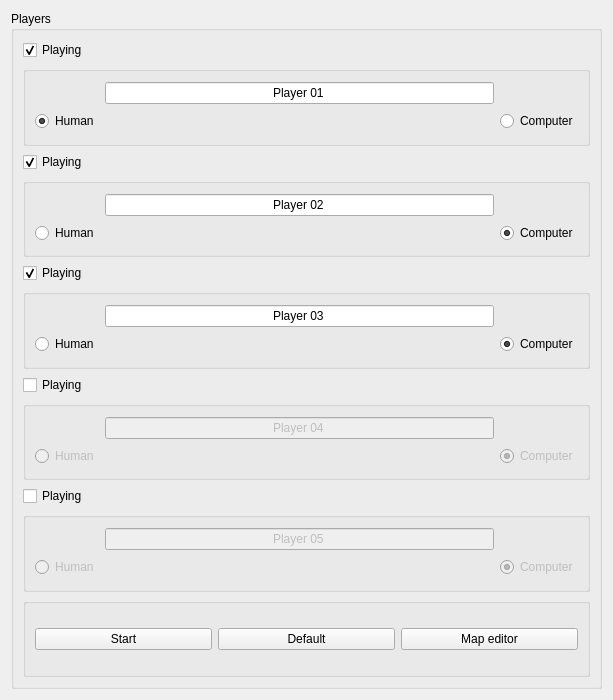
<?xml version="1.0" encoding="UTF-8"?>
<ui version="4.0">
 <class>gameStartWindow</class>
 <widget class="QWidget" name="gameStartWindow">
  <property name="geometry">
   <rect>
    <x>0</x>
    <y>0</y>
    <width>613</width>
    <height>700</height>
   </rect>
  </property>
  <property name="windowTitle">
   <string>Form</string>
  </property>
  <layout class="QHBoxLayout" name="horizontalLayout">
   <item>
    <widget class="QGroupBox" name="groupBox">
     <property name="title">
      <string>Players</string>
     </property>
     <layout class="QVBoxLayout" name="verticalLayout">
      <item>
       <widget class="QCheckBox" name="Player1Active">
        <property name="text">
         <string>Playing</string>
        </property>
        <property name="checked">
         <bool>true</bool>
        </property>
       </widget>
      </item>
      <item>
       <widget class="QGroupBox" name="groupBox_1">
        <property name="title">
         <string/>
        </property>
        <layout class="QGridLayout" name="gridLayout_2">
         <item row="2" column="2">
          <widget class="QRadioButton" name="playerComputer1">
           <property name="text">
            <string>Computer</string>
           </property>
          </widget>
         </item>
         <item row="2" column="0">
          <widget class="QRadioButton" name="playerHuman1">
           <property name="text">
            <string>Human</string>
           </property>
           <property name="checked">
            <bool>true</bool>
           </property>
          </widget>
         </item>
         <item row="2" column="1">
          <spacer name="horizontalSpacer_2">
           <property name="orientation">
            <enum>Qt::Horizontal</enum>
           </property>
           <property name="sizeHint" stdset="0">
            <size>
             <width>40</width>
             <height>20</height>
            </size>
           </property>
          </spacer>
         </item>
         <item row="0" column="1">
          <widget class="QLineEdit" name="playerNickname1">
           <property name="text">
            <string>Player 01</string>
           </property>
           <property name="alignment">
            <set>Qt::AlignCenter</set>
           </property>
          </widget>
         </item>
        </layout>
       </widget>
      </item>
      <item>
       <widget class="QCheckBox" name="Player2Active">
        <property name="text">
         <string>Playing</string>
        </property>
        <property name="checked">
         <bool>true</bool>
        </property>
       </widget>
      </item>
      <item>
       <widget class="QGroupBox" name="groupBox_2">
        <property name="title">
         <string/>
        </property>
        <layout class="QGridLayout" name="gridLayout_6">
         <item row="1" column="2">
          <widget class="QRadioButton" name="playerComputer2">
           <property name="text">
            <string>Computer</string>
           </property>
           <property name="checked">
            <bool>true</bool>
           </property>
          </widget>
         </item>
         <item row="1" column="0">
          <widget class="QRadioButton" name="playerHuman2">
           <property name="text">
            <string>Human</string>
           </property>
          </widget>
         </item>
         <item row="1" column="1">
          <spacer name="horizontalSpacer">
           <property name="orientation">
            <enum>Qt::Horizontal</enum>
           </property>
           <property name="sizeHint" stdset="0">
            <size>
             <width>40</width>
             <height>20</height>
            </size>
           </property>
          </spacer>
         </item>
         <item row="0" column="1">
          <widget class="QLineEdit" name="playerNickname2">
           <property name="text">
            <string>Player 02</string>
           </property>
           <property name="alignment">
            <set>Qt::AlignCenter</set>
           </property>
          </widget>
         </item>
        </layout>
       </widget>
      </item>
      <item>
       <widget class="QCheckBox" name="Player3Active">
        <property name="text">
         <string>Playing</string>
        </property>
        <property name="checked">
         <bool>true</bool>
        </property>
       </widget>
      </item>
      <item>
       <widget class="QGroupBox" name="groupBox_3">
        <property name="title">
         <string/>
        </property>
        <layout class="QGridLayout" name="gridLayout_5">
         <item row="1" column="2">
          <widget class="QRadioButton" name="playerComputer3">
           <property name="text">
            <string>Computer</string>
           </property>
           <property name="checked">
            <bool>true</bool>
           </property>
          </widget>
         </item>
         <item row="1" column="0">
          <widget class="QRadioButton" name="playerHuman3">
           <property name="text">
            <string>Human</string>
           </property>
          </widget>
         </item>
         <item row="1" column="1">
          <spacer name="horizontalSpacer_3">
           <property name="orientation">
            <enum>Qt::Horizontal</enum>
           </property>
           <property name="sizeHint" stdset="0">
            <size>
             <width>40</width>
             <height>20</height>
            </size>
           </property>
          </spacer>
         </item>
         <item row="0" column="1">
          <widget class="QLineEdit" name="playerNickname3">
           <property name="text">
            <string>Player 03</string>
           </property>
           <property name="alignment">
            <set>Qt::AlignCenter</set>
           </property>
          </widget>
         </item>
        </layout>
       </widget>
      </item>
      <item>
       <widget class="QCheckBox" name="Player4Active">
        <property name="text">
         <string>Playing</string>
        </property>
       </widget>
      </item>
      <item>
       <widget class="QGroupBox" name="groupBox_4">
        <property name="enabled">
         <bool>false</bool>
        </property>
        <property name="title">
         <string/>
        </property>
        <layout class="QGridLayout" name="gridLayout_4">
         <item row="1" column="0">
          <widget class="QRadioButton" name="playerHuman4">
           <property name="text">
            <string>Human</string>
           </property>
          </widget>
         </item>
         <item row="1" column="2">
          <widget class="QRadioButton" name="playerComputer4">
           <property name="text">
            <string>Computer</string>
           </property>
           <property name="checked">
            <bool>true</bool>
           </property>
          </widget>
         </item>
         <item row="1" column="1">
          <spacer name="horizontalSpacer_4">
           <property name="orientation">
            <enum>Qt::Horizontal</enum>
           </property>
           <property name="sizeHint" stdset="0">
            <size>
             <width>40</width>
             <height>20</height>
            </size>
           </property>
          </spacer>
         </item>
         <item row="0" column="1">
          <widget class="QLineEdit" name="playerNickname4">
           <property name="text">
            <string>Player 04</string>
           </property>
           <property name="alignment">
            <set>Qt::AlignCenter</set>
           </property>
          </widget>
         </item>
        </layout>
       </widget>
      </item>
      <item>
       <widget class="QCheckBox" name="Player5Active">
        <property name="enabled">
         <bool>true</bool>
        </property>
        <property name="text">
         <string>Playing</string>
        </property>
       </widget>
      </item>
      <item>
       <widget class="QGroupBox" name="groupBox_5">
        <property name="enabled">
         <bool>false</bool>
        </property>
        <property name="title">
         <string/>
        </property>
        <layout class="QGridLayout" name="gridLayout_3">
         <item row="1" column="2">
          <widget class="QRadioButton" name="playerComputer5">
           <property name="text">
            <string>Computer</string>
           </property>
           <property name="checked">
            <bool>true</bool>
           </property>
          </widget>
         </item>
         <item row="1" column="0">
          <widget class="QRadioButton" name="playerHuman5">
           <property name="text">
            <string>Human</string>
           </property>
          </widget>
         </item>
         <item row="1" column="1">
          <spacer name="horizontalSpacer_5">
           <property name="orientation">
            <enum>Qt::Horizontal</enum>
           </property>
           <property name="sizeHint" stdset="0">
            <size>
             <width>40</width>
             <height>20</height>
            </size>
           </property>
          </spacer>
         </item>
         <item row="0" column="1">
          <widget class="QLineEdit" name="playerNickname5">
           <property name="text">
            <string>Player 05</string>
           </property>
           <property name="alignment">
            <set>Qt::AlignCenter</set>
           </property>
          </widget>
         </item>
        </layout>
       </widget>
      </item>
      <item>
       <widget class="QGroupBox" name="groupBox_6">
        <property name="title">
         <string/>
        </property>
        <layout class="QHBoxLayout" name="horizontalLayout_2">
         <item>
          <widget class="QPushButton" name="startButton">
           <property name="text">
            <string>Start</string>
           </property>
          </widget>
         </item>
         <item>
          <widget class="QPushButton" name="defaultButton">
           <property name="text">
            <string>Default</string>
           </property>
          </widget>
         </item>
         <item>
          <widget class="QPushButton" name="mapEditorButton">
           <property name="text">
            <string>Map editor</string>
           </property>
          </widget>
         </item>
        </layout>
       </widget>
      </item>
     </layout>
    </widget>
   </item>
  </layout>
 </widget>
 <resources/>
 <connections/>
</ui>
